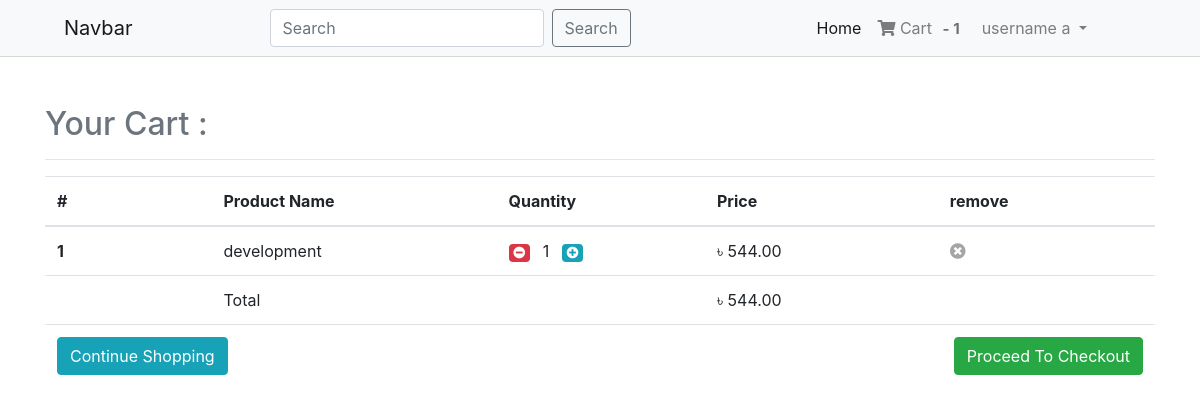
/shop/cart/ (signed in), run on the app's committed database.
### Login/models.py (models this page shows, shortened)
class User(AbstractBaseUser,PermissionsMixin):
    email = models.EmailField(unique=True,null=False)
    is_staff = models.BooleanField(
        ugettext_lazy('staff status'),
        default=False,
        help_text=ugettext_lazy('Designates whether the user can log in this site'),
    )
    is_active= models.BooleanField(
        ugettext_lazy('active'),
        default=True,
        help_text=ugettext_lazy("Designates whether this user should be treated as active . Unselect this instead of deleting account ")
    )
    USERNAME_FIELD = 'email'
    objects = MyUserManager()
    def __str__(self):
        return self.email

class Profile(models.Model):
    user = models.OneToOneField(User,on_delete=models.CASCADE,related_name="profile")
    username = models.CharField(max_length=264,blank=True)
    full_name = models.CharField(max_length=264,blank=True)
    address_1 = models.TextField(max_length=512,blank=True)
    city = models.CharField(max_length=40,blank=True)
    zipcode = models.CharField(max_length=10,blank=True)
    country = models.CharField(max_length=56,blank=True)
    phone = models.CharField(max_length=20,blank=True)
    date_joined = models.DateTimeField(auto_now_add=True)

### Order/models.py (models this page shows)
class Order(models.Model):
    orders_item = models.ManyToManyField(Cart)
    user = models.ForeignKey(settings.AUTH_USER_MODEL,on_delete=models.CASCADE)
    ordered = models.BooleanField(default=False)
    created = models.DateTimeField(auto_now_add=True)
    paymentId = models.CharField(max_length=264,blank=True,null=True)
    orederId = models.CharField(max_length=264,blank=True,null=True)
    def __str__(self):
        return f'{self.user} \'s order'
    def get_total_items(self):
        total = 0
        for order_item in self.orders_item.all():
            total = float(order_item.get_total())
            return total

class Cart(models.Model):
    user = models.ForeignKey(settings.AUTH_USER_MODEL,on_delete=models.CASCADE,related_name='cart')
    item = models.ForeignKey(Product,on_delete=models.CASCADE,related_name='product')
    quantity = models.IntegerField(default=1)
    purchased = models.BooleanField(default=False)
    created = models.DateTimeField(auto_now_add=True)
    updated = models.DateTimeField(auto_now=True)
    def __str__(self):
        return f'{self.quantity} X {self.item}'
    def get_total(self):
        total = self.item.price * self.quantity
        float_total = format(total,'0.2f')
        return float_total

### Shop/models.py (models this page shows)
class Product(models.Model):
    category = models.ForeignKey(Category,on_delete=models.CASCADE,related_name='category')
    main_image = models.ImageField(upload_to='media/Products')
    name = models.CharField(max_length=86)
    preview_text = models.TextField(max_length=128,verbose_name='Preview Text')
    detail_text = models.TextField(max_length=1024,verbose_name="Description")
    price = models.FloatField()
    old_price = models.FloatField(default=0.00)
    created = models.DateTimeField(auto_now_add=True)
    def __str__(self):
        return self.name
    class Meta:
        ordering = ['-created']

### Order/views.py (the view)
# urls.py: path('cart/',views.cart_view,name='cart')
@login_required
def cart_view(request):
    carts = Cart.objects.filter(user = request.user,purchased=False)
    print('carts ====>',carts)
    orders = Order.objects.filter(user=request.user,ordered=False)
    print('orders ====>',orders)
    if carts.exists() and orders.exists():
        order = orders[0]
        return render(request,'Order/cart.html',{'carts':carts,'order':order})
    else:
        messages.warning(request,"You don\'t have any item in your cart !")
        return redirect(request.META.get('HTTP_REFERER'))

### Order/templatetags/cart_counter.py (called while the page is built)
@register.filter
def cart_count(user):
    order = Order.objects.filter(user = user,ordered=False)
    if order.exists():
        return order[0].orders_item.count()
    else:
        return 0

### templates/Order/cart.html (shortened to what this page needs)
{% extends "Base.html" %}
{% block body_block %}
  <div class="container my-5">
      <div class="my-5">
          <h2 class="text-muted">Your Cart :</h2>
          <hr>
          <table class="table table-hover">
              <thead>
                  <tr>
                      <th scope="col" width="15%">#</th>
                      <th scope="col">Product Name</th>
                      <th scope="col">Quantity</th>
                      <th scope="col" align="center">Price</th>
                      <th scope="col">remove</th>
                  </tr>
              </thead>
              <tbody>
                  {% for cart in carts %}
                  <tr>
                      <th scope="row">{{forloop.counter}}</th>
                      <td>{{cart.item.name}}</td>
                      <td>
                        <a href="" class="mr-2">
                            <span class="badge badge-danger">
                                <i class="fa fa-minus-circle" aria-hidden="true"></i>
                            </span>
                        </a>
                        <span>{{cart.quantity}}</span>
                        <a href="" class="ml-2">
                            <span class="badge badge-info">
                                <i class="fa fa-plus-circle" aria-hidden="true"></i>
                            </span>
                        </a>
                      </td>
                      <td align="left">&#2547;  {{cart.get_total}} </td>
                      <td>
                          <a href="#">
                                  <i class="fa fa-times-circle" aria-hidden="true" style="color: rgb(165, 165, 165);"></i>
                          </a>
                      </td>
                  </tr>
                  {% endfor %}
                  <tr>
                      <th scope="row"></th>
                      <td colspan="2">Total</td>
                      <td colspan="2" align="left">&#2547; {{order.get_total_items|floatformat:2}} </td>
                  </tr>
                  <tr>
                      <td colspan="3" align="left">
                          <a href="{% url 'Shop:home' %}" class="btn btn-info">Continue Shopping</a>
                      </td>
                      <td colspan="2" align="right">
                        <a href="" class="btn btn-success">Proceed To Checkout</a>
                    </td>
                  </tr>
              </tbody>
          </table>
      </div>
  </div>
{% endblock body_block %}

### templates/navbar.html (shortened to what this page needs)
{% load cart_counter %}
<div class="sticky-top" style="border-bottom: 1px solid rgba(212, 214, 211, 0.959);">
  <nav class="navbar navbar-expand-lg navbar-light bg-light">
    <a class="navbar-brand mx-5" href="#">Navbar</a>
    <div class="collapse navbar-collapse" id="navbarSupportedContent">
      <form class="form-inline my-2 my-lg-0 m-auto">
        <input class="form-control mr-sm-2" type="search" placeholder="Search" aria-label="Search">
        <button class="btn btn-outline-secondary my-2 my-sm-0" type="submit">Search</button>
      </form>
      <ul class="navbar-nav m-auto">
        <li class="nav-item active">
          <a class="nav-link" href="{% url 'Shop:home' %}">Home <span class="sr-only">(current)</span></a>
        </li>
        {% if user.is_authenticated %}
        <li class="nav-item">
          <a class="nav-link" href="{% url 'Order:cart' %}">
            <i class="fa fa-shopping-cart"></i>
            Cart
            <span class="badge badge-light" style="font-size: 15px; color: rgb(112, 112, 112);" >- {{request.user|cart_count }} </span></a>
        </li>
        <li class="nav-item dropdown">
            <a class="nav-link dropdown-toggle" href="#" id="navbarDropdown" role="button" data-toggle="dropdown" aria-haspopup="true" aria-expanded="false">
              {% if user.profile.username %}
              {{user.profile.username}}
              {% else %}
              Profile
              {% endif %}
            </a>
          </li>
        {% else %}
        <li class="nav-item">
            <a class="nav-link" href="{% url 'Login:login' %}">Login</a>
        </li>
        {% endif %}
      </ul>
    </div>
  </nav>
</div>

### data on the page
User: user|cart_count "1", profile.username "username a"
Cart: item.name "development", quantity "1", get_total "544.00"
Order: get_total_items "544.00"
